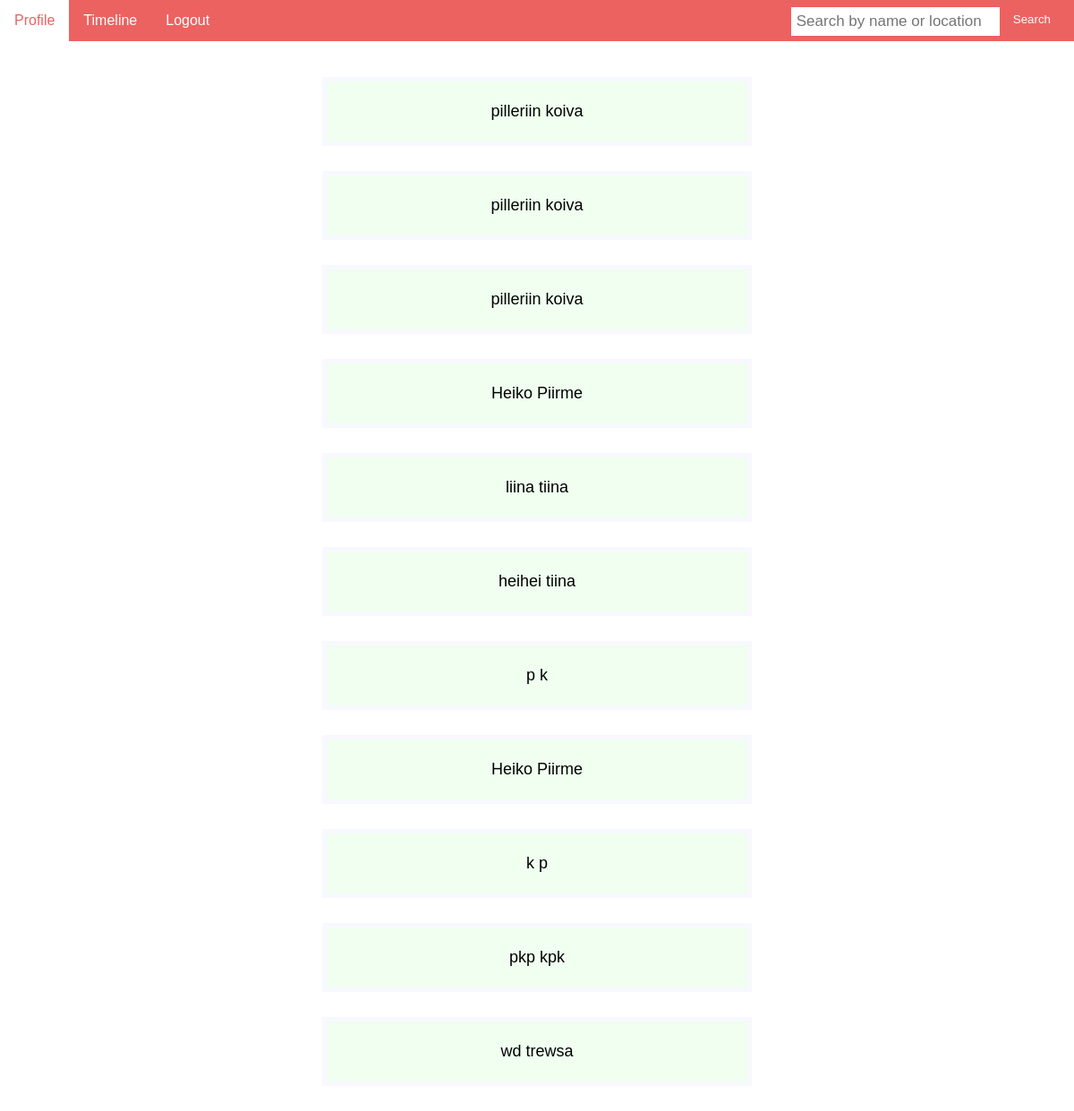
Screenshot of /search.php with the database file from the repository.
### tables this page shows
CREATE TABLE `users` (
  `id` int(11) NOT NULL,
  `firstname` varchar(25) NOT NULL,
  `lastname` varchar(25) NOT NULL,
  `username` varchar(50) DEFAULT NULL,
  `email` varchar(50) NOT NULL,
  `password` varchar(100) NOT NULL,
  `description` text DEFAULT NULL,
  `location` varchar(50) NOT NULL,
  `created_at` date NOT NULL
);

### search.php (the view, shortened to what this page needs)
<!DOCTYPE html>
<html>
<head>
<link rel="stylesheet" href="style.css">
</head>
<body>
<?php include "components/menu.php"; ?>
<div class="content">
<?php
$searchparam = $_GET["searchparam"];
$sqlPost = "SELECT * FROM users WHERE firstname LIKE '%$searchparam%' OR lastname LIKE '%$searchparam%' OR location LIKE'%$searchparam%';";
$resultPost = $conn->query($sqlPost);
if (!empty($resultPost) && $resultPost->num_rows > 0) {
	while($row = $resultPost->fetch_assoc()) {
		if ($row["email"] !== $_SESSION["email"]) {
			echo '<a class="postDiv postButton" href="user.php?user='.$row["id"].'"><p>'.$row["firstname"]." ".$row["lastname"].'</p></a><br>';
		}
	}
} else {
	echo "No users found with this name or location";
}
?>
</div>
</body>
</html>

### components/menu.php (shortened to what this page needs)
<!DOCTYPE HTML>
<html>
<head>
<link rel="stylesheet" href="style.css">
</head>
<body>
<div class="topnav">
	<a href="profile.php">Profile</a>
	<a href="timeline.php">Timeline</a>
	<a href="index.php">Logout</a>
	<div class="search-container">
		<form action="<?php echo htmlspecialchars($_SERVER["PHP_SELF"]);?>" method="post">
			<input class="searchForm" type="text" id="search" name="search" placeholder="Search by name or location">
			<button class="searchButton" type="submit">Search</button>
		</form>
	</div>
</div>
</body>
</html>

### style.css (style rules this page uses)
* { box-sizing: border-box; }
@media screen and (min-width: 1001px) { .content { margin-top: 40px; float: left; margin-left: 30%; width: 40%; overflow: hidden; text-align: center; } }
@media screen and (min-width: 1001px) { .postDiv { display: block; padding: 5px; border: 5px solid #F8F8FF; background-color: #F0FFF0; overflow: hidden; margin-bottom: 10px; font-size: 18px; } }
body { margin: 0; font-family: Arial, Helvetica, sans-serif; }
.topnav { width: 100%; overflow: hidden; background-color: #EB6261; }
.topnav a { float: left; display: block; color: white; text-align: center; padding: 14px 16px; text-decoration: none; }
.topnav .search-container { float: right; }
.topnav input[type=text] { padding: 6px; margin-top: 8px; font-size: 17px; border: none; }
.topnav .search-container button { float: right; padding: 6px 10px; margin-top: 8px; margin-right: 16px; margin-left: 5px; background: #EB6261; color: white; border: none; cursor: pointer; }
.postButton { text-decoration: none; color: black; }

### rows the page displays
users: firstname "pilleriin", lastname "koiva"
users: firstname "pilleriin", lastname "koiva"
users: firstname "pilleriin", lastname "koiva"
users: firstname "Heiko", lastname "Piirme"
users: firstname "liina", lastname "tiina"
users: firstname "heihei", lastname "tiina"
users: firstname "p", lastname "k"
users: firstname "Heiko", lastname "Piirme"
users: firstname "k", lastname "p"
users: firstname "pkp", lastname "kpk"
users: firstname "wd", lastname "trewsa"
